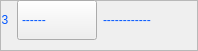
                                         <widget class="QFrame" name="frame_40">
                                          <property name="minimumSize">
                                           <size>
                                            <width>0</width>
                                            <height>40</height>
                                           </size>
                                          </property>
                                          <property name="frameShape">
                                           <enum>QFrame::StyledPanel</enum>
                                          </property>
                                          <property name="frameShadow">
                                           <enum>QFrame::Raised</enum>
                                          </property>
                                          <widget class="QWidget" name="layoutWidget_14">
                                           <property name="geometry">
                                            <rect>
                                             <x>-1</x>
                                             <y>-1</y>
                                             <width>189</width>
                                             <height>42</height>
                                            </rect>
                                           </property>
                                           <layout class="QHBoxLayout" name="horizontalLayout_78">
                                            <item>
                                             <widget class="QLabel" name="lb_Port_42">
                                              <property name="enabled">
                                               <bool>false</bool>
                                              </property>
                                              <property name="minimumSize">
                                               <size>
                                                <width>10</width>
                                                <height>40</height>
                                               </size>
                                              </property>
                                              <property name="styleSheet">
                                               <string notr="true">border: 0px;
font: 14pt &quot;クレPro by 宁静之雨，微信公众号njzyshare&quot;;
color: rgb(0, 85, 255);</string>
                                              </property>
                                              <property name="text">
                                               <string>3</string>
                                              </property>
                                              <property name="alignment">
                                               <set>Qt::AlignCenter</set>
                                              </property>
                                             </widget>
                                            </item>
                                            <item>
                                             <widget class="QComboBox" name="com_CH2_Date3">
                                              <property name="minimumSize">
                                               <size>
                                                <width>80</width>
                                                <height>40</height>
                                               </size>
                                              </property>
                                              <property name="cursor">
                                               <cursorShape>PointingHandCursor</cursorShape>
                                              </property>
                                              <property name="mouseTracking">
                                               <bool>true</bool>
                                              </property>
                                              <property name="toolTip">
                                               <string>波特率选择</string>
                                              </property>
                                              <property name="styleSheet">
                                               <string notr="true"> QComboBox QAbstractItemView{
	background-color: rgb(33, 37, 43);
    border-radius:5px 5px 5px 5px;
	font: 14pt &quot;クレPro by 宁静之雨，微信公众号njzyshare&quot;;
	font-size:14px;
 }
 QComboBox{
	font: 14pt &quot;クレPro by 宁静之雨，微信公众号njzyshare&quot;;
	border-color: rgb(0, 0, 0);
	color: rgb(0, 85, 255);
}
  QComboBox::drop-down {
      width: 0px;
      border:none;
  }</string>
                                              </property>
                                              <item>
                                               <property name="text">
                                                <string>------</string>
                                               </property>
                                              </item>
                                              <item>
                                               <property name="text">
                                                <string>Vpp</string>
                                               </property>
                                              </item>
                                              <item>
                                               <property name="text">
                                                <string>Freq</string>
                                               </property>
                                              </item>
                                              <item>
                                               <property name="text">
                                                <string>Max</string>
                                               </property>
                                              </item>
                                              <item>
                                               <property name="text">
                                                <string>Min</string>
                                               </property>
                                              </item>
                                              <item>
                                               <property name="text">
                                                <string>Mean</string>
                                               </property>
                                              </item>
                                              <item>
                                               <property name="text">
                                                <string>RMS</string>
                                               </property>
                                              </item>
                                             </widget>
                                            </item>
                                            <item>
                                             <widget class="QLabel" name="lb_CH2_Date3">
                                              <property name="enabled">
                                               <bool>false</bool>
                                              </property>
                                              <property name="minimumSize">
                                               <size>
                                                <width>85</width>
                                                <height>40</height>
                                               </size>
                                              </property>
                                              <property name="styleSheet">
                                               <string notr="true">color: rgb(0, 85, 255);
border: 0px;
font: 14pt &quot;クレPro by 宁静之雨，微信公众号njzyshare&quot;;</string>
                                              </property>
                                              <property name="text">
                                               <string>------------</string>
                                              </property>
                                              <property name="alignment">
                                               <set>Qt::AlignLeading|Qt::AlignLeft|Qt::AlignVCenter</set>
                                              </property>
                                             </widget>
                                            </item>
                                           </layout>
                                          </widget>
                                         </widget>
